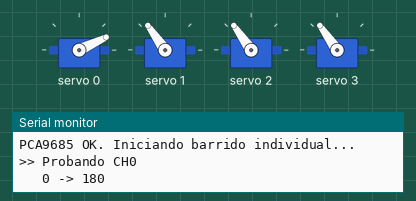
This sketch was run on a simulated ESP32. On the bench: 4 × servo, the last lines printed to the serial monitor.

Above: at 1.65 s.
At 3.25 s:
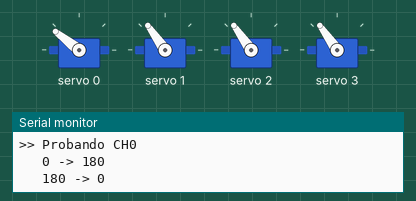
At 5.0 s:
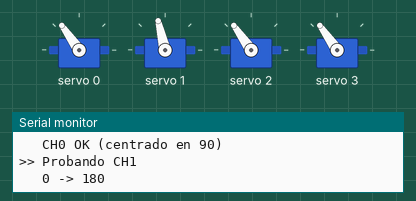
At 8.35 s:
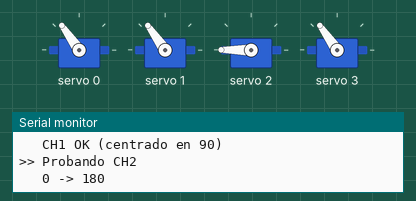
At 11.7 s:
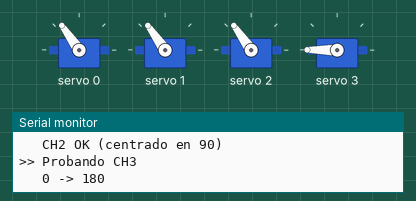
At 15.1 s:
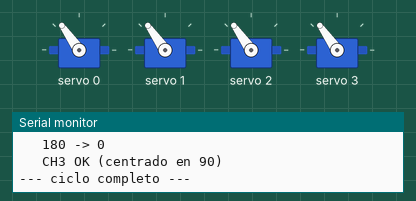
Timing chart, 0 to 19.2 s (numbered marks = the images above):
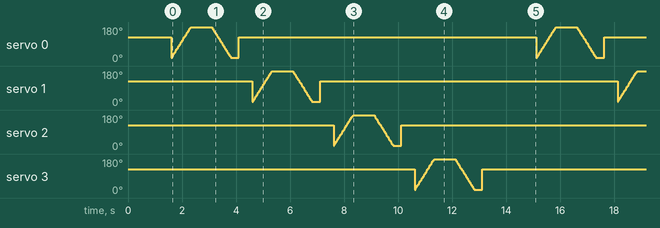

The sketch:

sketch_servo_test.ino
```cpp
/*
 * Test de conexión: 4 servos en CH0..CH3 del PCA9685.
 * Mueve UN servo a la vez (sweep 0°→180°→0°) para verificar
 * que cada canal responde. Salida por Serial para depuración.
 *
 * Hardware (según la guía 3D):
 *   ESP32 expansor PWR_5V  → PCA9685 V+
 *   ESP32 expansor PWR_GND → PCA9685 GND (y tierra común)
 *   ESP32 expansor I2C VCC → PCA9685 VCC
 *   ESP32 expansor I2C SDA → PCA9685 SDA  (GPIO21)
 *   ESP32 expansor I2C SCL → PCA9685 SCL  (GPIO22)
 *   Servos en CH0..CH3 (orden estándar: S amarillo / V+ rojo / GND marrón)
 */
#include <Wire.h>
#include <Adafruit_PWMServoDriver.h>

Adafruit_PWMServoDriver pwm = Adafruit_PWMServoDriver(0x40);

const uint8_t NUM_SERVOS   = 4;
const uint16_t SERVO_MIN   = 150;   // pulso para ~0°
const uint16_t SERVO_MAX   = 600;   // pulso para ~180°
const uint16_t SERVO_FREQ  = 50;    // 50 Hz típico

uint16_t angleToPulse(int deg) {
  deg = constrain(deg, 0, 180);
  return map(deg, 0, 180, SERVO_MIN, SERVO_MAX);
}

void parkAll() {
  for (uint8_t ch = 0; ch < NUM_SERVOS; ch++) {
    pwm.setPWM(ch, 0, angleToPulse(90));
  }
}

void sweepChannel(uint8_t ch) {
  Serial.printf("\n>> Probando CH%u\n", ch);

  Serial.println("   0 -> 180");
  for (int deg = 0; deg <= 180; deg += 3) {
    pwm.setPWM(ch, 0, angleToPulse(deg));
    delay(15);
  }
  delay(300);

  Serial.println("   180 -> 0");
  for (int deg = 180; deg >= 0; deg -= 3) {
    pwm.setPWM(ch, 0, angleToPulse(deg));
    delay(15);
  }
  delay(300);

  // Dejar el canal en posición central
  pwm.setPWM(ch, 0, angleToPulse(90));
  Serial.printf("   CH%u OK (centrado en 90)\n", ch);
  delay(500);
}

void setup() {
  Serial.begin(115200);
  delay(800);
  Serial.println("\n=== PCA9685 servo test ===");

  Wire.begin(21, 22);          // SDA=21, SCL=22 (default ESP32)

  if (!pwm.begin()) {
    Serial.println("ERROR: PCA9685 no responde en 0x40");
    Serial.println("       Revisa SDA/SCL/VCC/GND y vuelve a intentar.");
    while (true) { delay(1000); }
  }

  pwm.setOscillatorFrequency(27000000);
  pwm.setPWMFreq(SERVO_FREQ);
  Wire.setClock(400000);

  Serial.println("PCA9685 OK. Iniciando barrido individual...");
  parkAll();
  delay(800);
}

void loop() {
  for (uint8_t ch = 0; ch < NUM_SERVOS; ch++) {
    sweepChannel(ch);
  }
  Serial.println("\n--- ciclo completo ---");
  delay(1500);
}
```
